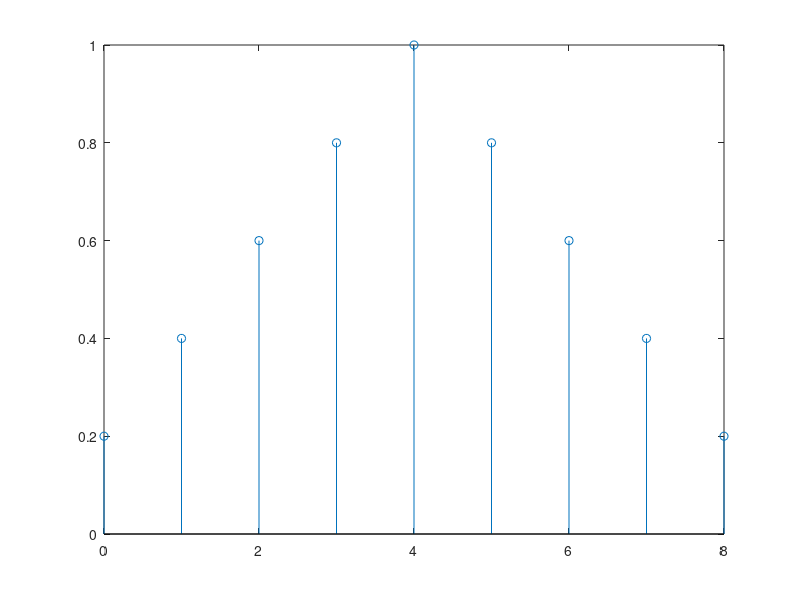

The MATLAB source for this figure: (Note: this script raises an error after producing the figure.)
clear all; clc
mp = 9; % muestras por pulso
pbase = triang(mp); % pulso base triangular de mp muestras
t = 0:8;
b = [1 0 1 0 1 1 0 0];
stem(t,pbase)
ylim([0 1])
s = [1 0 0 0 0 0 0 0 0 -1 0 0 0 0 0 0 0 0 1];
s1 = b;
s1(s1==0) = -1;
s = zeros(1,(numel(b)-1)*mp+1);
s(1:mp:end) = s1;
x = conv(s,pbase);
% stem(x)
%% 2da sección
load lena512.mat
% whos('-file','lena512.mat')
% imshow(uint8(lena512))
lenarec=lena512(252:284,318:350);
% imshow(uint8(lenarec))
b=de2bi(lenarec,8);
% b=de2bi(lenarec,8,'left-msb'); % % % % % % % version profesor
b=b';
bits=b(:);
%% Realice y codifique el proceso inverso (bits a pixeles) para reconstruir la imagen.
bR = reshape(bits,[8,1089]);
% isequal(bR,b)
bR = bR';
lena = reshape(bi2de(bR),size(lenarec));
isequal(lenarec,lena)
imshow(uint8(lena))
% % % % % % % % % % % % % % % % % % % % % % version profesor
% Mbits = reshape(bits,8,33*33);
% vint = bi2de(Mbits','left-msb');
% Mint = vec2mat(vint,33,33);
% Mint(1,1)
% Mint = Mint';
% imshow(uint8(Mint))
%%  Unipolar NRZ % % % NOTA correr 2da seccion para obtener los bits
mp = 10; % samples per pulse
Fs = 96000;
Ts = 1/Fs;
% The bit rate is Rb= Rs= Fs / mp, because 1 bit= 1 %symbol and % every symbol has mpsamples per bit
Rs = Fs / mp;
% unipolar nrz
pbase = rectwin(mp); % Pulso completo;+
wvtool(pbase)
s = zeros(1,numel(bits)*mp);
s(1:mp:end) = bits;
subplot(3,1,1); stem(s(1:mp*16)); title('tren de impulsos');
unrz = conv(pbase,s);
subplot(3,1,3);pwelch(unrz,[],[],[],Fs,'power'); title('PSD of Unipolar NRZ');
subplot(3,1,2);plot(unrz(1:mp*16)); title('Uniolar NRZ');
%% Polar NRZ % % % NOTA correr 2da seccion para obtener los bits
mp = 10; % samples per pulse
Fs = 96000;
Ts = 1/Fs;
% The bit rate is Rb= Rs= Fs / mp, because 1 bit= 1 %symbol and % every symbol has mpsamples per bit
Rs = Fs / mp;
% polar nrz
pbase = rectwin(mp); % Pulso completo;
wvtool(pbase);
sym = (bits * 2)-1;
s = zeros(1,numel(bits)*mp);
s(1:mp:end) = sym;
subplot(3,1,1); stem(s(1:mp*16)); title('tren de impulsos');
pnrz = conv(pbase,s);
subplot(3,1,3);pwelch(pnrz,[],[],[],Fs,'power'); title('PSD of Polar NRZ');
subplot(3,1,2);plot(pnrz(1:mp*16)); title('Polar NRZ');
%% Bipolar NRZ % % % NOTA correr 2da seccion para obtener los bits
mp = 10; % samples per pulse
Fs = 96000;
Ts = 1/Fs;
% The bit rate is Rb= Rs= Fs / mp, because 1 bit= 1 %symbol and % every symbol has mpsamples per bit
Rs = Fs / mp;
% bipolar nrz
pbase = rectwin(mp); % Pulso completo;
wvtool(pbase)
%
am = mod(1:length(bits(bits == 1)), 2); % 0s y 1s del tamaño de los bits en 1 en la variable bits
am(am == 0) = -1; % alternate mark (vector de -1s y 1s)
bits(bits == 1) = am; % alternate mark inversion AMI (tres estados)
%
s = zeros(1,numel(bits)*mp);
s(1:mp:end) = bits;figure;
subplot(3,1,1);stem(s(1:mp*16)); title('tren de impulsos');
bnrz = conv(pbase,s);
subplot(3,1,3);pwelch(bnrz,[],[],[],Fs,'power'); title('PSD of Bipolar NRZ');
subplot(3,1,2);plot(bnrz(1:mp*16));title('Bipolar NRZ');
figure;powerbw(bnrz,Fs) % para obtener el bw de -3dB
%% Manchester % % % NOTA correr 2da seccion para obtener los bits
mp = 10; % samples per pulse
Fs = 96000;
Ts = 1/Fs;
% The bit rate is Rb= Rs= Fs / mp, because 1 bit= 1 %symbol and % every symbol has mpsamples per bit
Rs = Fs / mp
Rb = Rs
% Manchester
pM = [-ones(1,mp/2) ones(1,mp/2)]; %pulso base
wvtool(pM);
sym = (bits * 2)-1;
s = zeros(1,numel(bits)*mp);% tren de impulsos
s(1:mp:end) = sym; %tren
subplot(3,1,1); stem(s(1:mp*16)); title('tren de impulsos'); 
xM = conv(pM,s);
% subplot(3,1,3); pwelch(xM,200,100,200,Fs,'power'); title('PSD of Manchester');
subplot(3,1,3); pwelch(xM,[],[],[],Fs,'power'); title('PSD of Manchester');
subplot(3,1,2); plot(xM(1:mp*16));title('Manchester');
